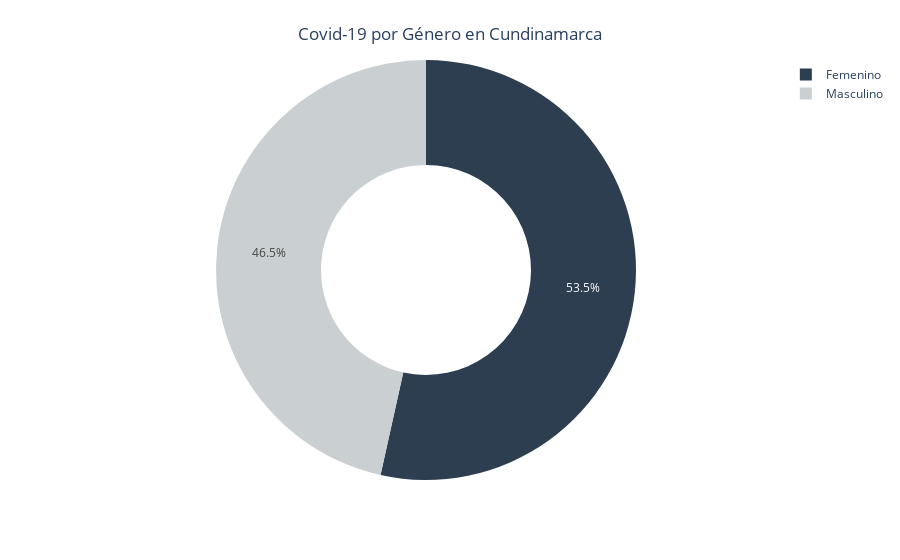

The code cell stored with this chart in its notebook:
### Markdown cell above
- Gráfica de la variable género

### Code cell
# Pie Chart
fig = px.pie(genero,
            values='FrecAbs',
            names=genero['Sexo'].map({'F':'Femenino', 'M': 'Masculino'}),
            hole=0.5,
            color_discrete_sequence = ['#2C3E50','#CACFD2'])

fig['layout'].update(title={"text" : 'Covid-19 por Género en Cundinamarca',
                            'y':0.95, 'x':0.5,
                            'xanchor': 'center', 'yanchor': 'top'})

fig.show()

### Figure 1 — Plotly figure (JSON) as saved in the notebook; plotly's stock layout.template omitted (floating-point values rounded to 4 significant figures)
{"data": [{"domain": {"x": [0, 1], "y": [0, 1]}, "hole": 0.5, "hovertemplate": "label=%{label}<br>FrecAbs=%{value}<extra></extra>", "labels": ["Femenino", "Masculino"], "legendgroup": "", "name": "", "showlegend": true, "type": "pie", "values": [177177, 154161]}], "layout": {"legend": {"tracegroupgap": 0}, "margin": {"t": 60}, "piecolorway": ["#2C3E50", "#CACFD2"], "title": {"text": "Covid-19 por Género en Cundinamarca", "x": 0.5, "xanchor": "center", "y": 0.95, "yanchor": "top"}}}
